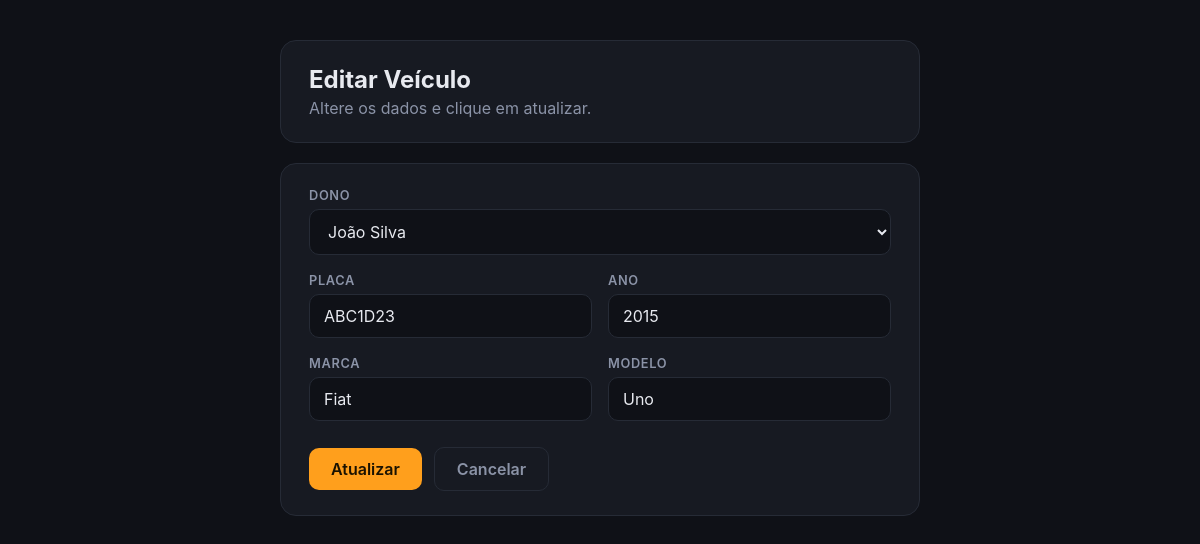
The page /veiculos/editar.php?id=1 (signed in) on the database as committed earlier.
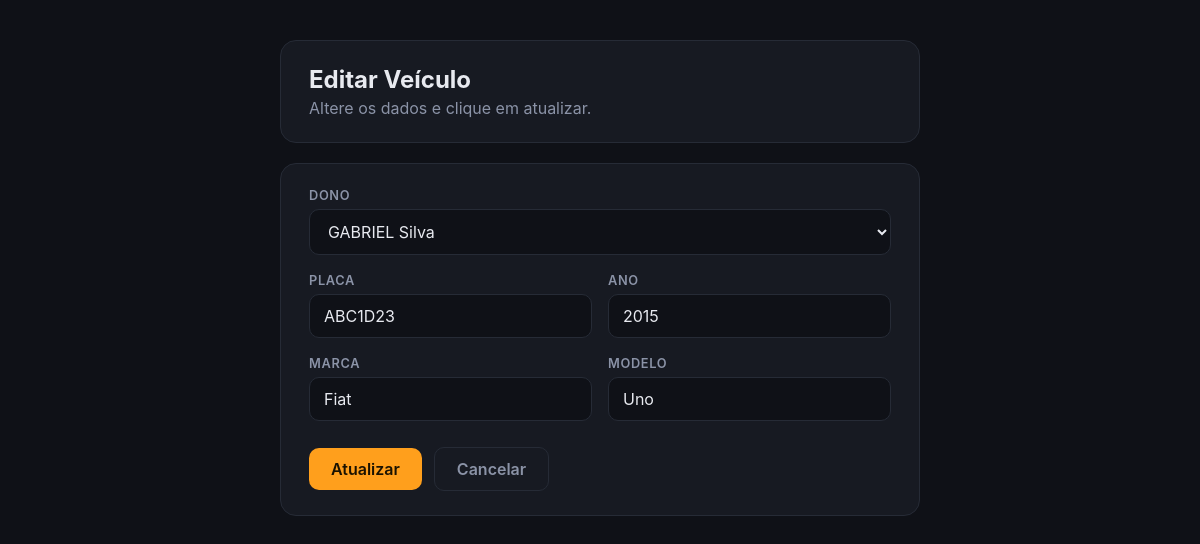
The same page on the database as committed later.
### tables this page shows
CREATE TABLE `veiculos` (
  `id` int(11) NOT NULL AUTO_INCREMENT,
  `cliente_id` int(11) NOT NULL,
  `placa` varchar(10) NOT NULL,
  `marca` varchar(50) NOT NULL,
  `modelo` varchar(50) NOT NULL,
  `ano` int(11) DEFAULT NULL,
  PRIMARY KEY (`id`),
  UNIQUE KEY `placa` (`placa`),
  KEY `cliente_id` (`cliente_id`),
  CONSTRAINT `veiculos_ibfk_1` FOREIGN KEY (`cliente_id`) REFERENCES `clientes` (`id`)
);

CREATE TABLE `clientes` (
  `id` int(11) NOT NULL AUTO_INCREMENT,
  `nome` varchar(100) NOT NULL,
  `telefone` varchar(20) NOT NULL,
  `email` varchar(100) DEFAULT NULL,
  PRIMARY KEY (`id`)
);

### veiculos/editar.php (the view, shortened to what this page needs)
<?php
require_once "../conexao.php";
$id = $_GET["id"] ?? null;
$clientes = $pdo->query("SELECT id, nome FROM clientes ORDER BY nome")->fetchAll(PDO::FETCH_ASSOC);
$stmt = $pdo->prepare("SELECT * FROM veiculos WHERE id = :id");
$stmt->execute([":id" => $id]);
$veiculo = $stmt->fetch(PDO::FETCH_ASSOC);
?>
<!DOCTYPE html>
<html lang="pt-br">
<head>
    <link rel="stylesheet" href="../css/formularios.css">
</head>
<body>
<div class="container">
    <div class="cabecalho">
        <h1>Editar Veículo</h1>
        <p>Altere os dados e clique em atualizar.</p>
    </div>
    <div class="cartao">
        <form method="POST">
            <div class="campo">
                <label for="cliente_id">Dono</label>
                <select id="cliente_id" name="cliente_id" required>
                    <?php foreach ($clientes as $c): ?>
                        <option value="<?= $c['id'] ?>" <?= $c['id'] == $veiculo['cliente_id'] ? 'selected' : '' ?>>
                            <?= htmlspecialchars($c['nome']) ?>
                        </option>
                    <?php endforeach; ?>
                </select>
            </div>
            <div class="grade">
                <div class="campo">
                    <label for="placa">Placa</label>
                    <input type="text" id="placa" name="placa" maxlength="10" value="<?= htmlspecialchars($veiculo['placa']) ?>" required>
                </div>
                <div class="campo">
                    <label for="ano">Ano</label>
                    <input type="number" id="ano" name="ano" min="1900" max="2100" value="<?= $veiculo['ano'] ?>">
                </div>
            </div>
            <div class="grade">
                <div class="campo">
                    <label for="marca">Marca</label>
                    <input type="text" id="marca" name="marca" value="<?= htmlspecialchars($veiculo['marca']) ?>" required>
                </div>
                <div class="campo">
                    <label for="modelo">Modelo</label>
                    <input type="text" id="modelo" name="modelo" value="<?= htmlspecialchars($veiculo['modelo']) ?>" required>
                </div>
            </div>
            <div class="acoes">
                <button type="submit" class="btn btn-primario">Atualizar</button>
                <a href="listar.php" class="btn btn-secundario">Cancelar</a>
            </div>
        </form>
    </div>
</div>
</body>
</html>

Rows that differ between the two databases and show on the page:
changed through a linked row, veiculos "ABC1D23": cliente_id "João Silva" → "GABRIEL Silva"
